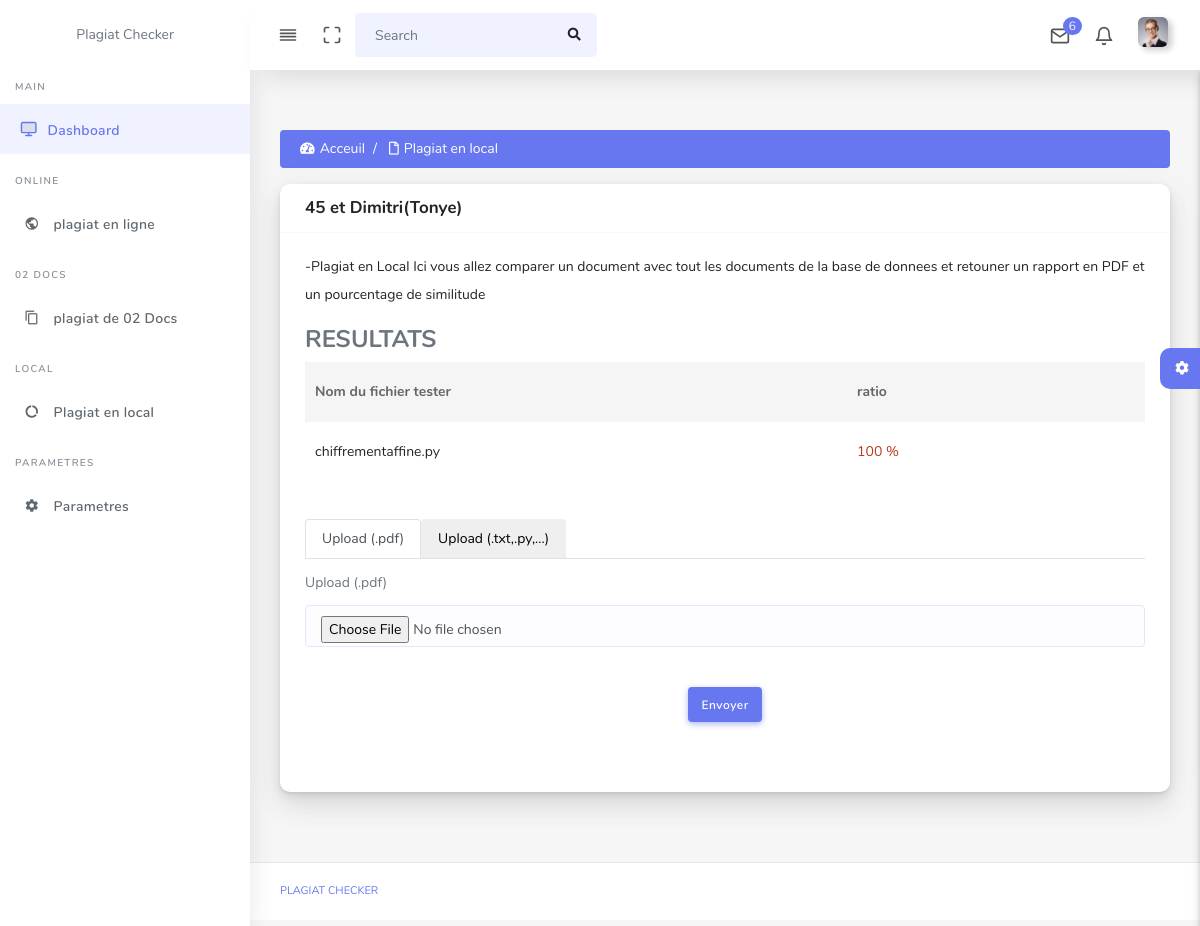
Before: /plagiatLocals/ with the older database file.
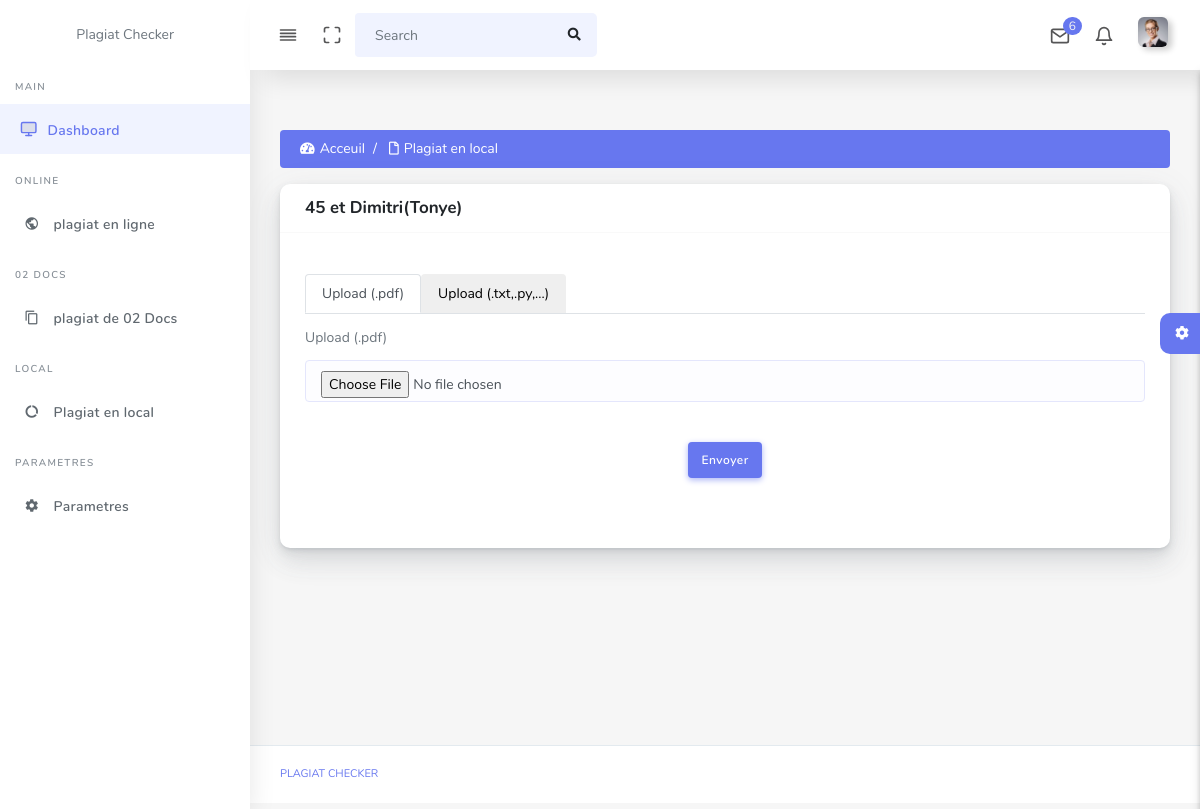
After: the same page with the newer database file.
### plagiatLocal/models.py (models this page shows)
class Rapport(models.Model):
    nomdoc = models.CharField(max_length=200)
    nomtest = models.CharField(max_length=200)
    color = models.CharField(max_length=200)
    ratio = models.IntegerField()
    idtest = models.IntegerField()
    class Meta:
        db_table = "rapport"

### plagiatLocal/views.py (the view)
# urls.py: path("plagiatLocals/", plagiatLocalResponse ,name="resultat"),
def plagiatLocalResponse(request):
    rapport_list = Rapport.objects.all()
    n='0'
    context = {
                'resultats': rapport_list
            }
    return render(request, "locale/results.html",context)

### plagiatLocal/templates/locale/results.html (shortened to what this page needs)
{% extends 'main-layout.html' %}
    {% load static %}
{% block content %}
    <div class="row">
        <div class="col-12">
            <nav aria-label="breadcrumb">
                <ol class="breadcrumb bg-primary text-white-all">
                <li class="breadcrumb-item"><a href="{% url 'index' %}"><i class="fas fa-tachometer-alt"></i>Acceuil</a></li>
                <li class="breadcrumb-item active" aria-current="page"><a href="#"><i class="far fa-file"></i>Plagiat en local</a></li>
                </ol>
            </nav>
        </div>
    </div>
    <div class="row clearfix">
        <div class="col-lg-12 col-md-12 col-sm-12 col-xs-12">
            <div class="card">
                <div class="card-header">
                        <h4>45 et Dimitri(Tonye)</h4>
                </div>
            <div class="card-body">
                {% if resultats %}
                <p >
                    -Plagiat en Local
                        Ici vous allez comparer un document avec tout les documents de la base de donnees et retouner un rapport en PDF et un pourcentage de similitude
                    </p>
                    <h4 class="modal-header-title">RESULTATS </h4>
                    <div class="row">
            <div class="col-md-12">
                <div class="table-wrap">
                    <table class="table">
                        <thead class="thead-dark">
                            <tr>
                                <th>Nom du fichier tester</th>
                                <th>ratio</th>
                                <th>&nbsp;</th>
                            </tr>
                        </thead>
                        <tbody>
                        {% for resultat in resultats %}
                                <tr>
                                    <td> {{ resultat.nomtest }} </td>
                                    <td><font COLOR=" {{ resultat.color }} " > <d>{{ resultat.ratio }} % </b></font></td>
                                </tr>
                        {% endfor %}
                        </tbody>
                    </table>
                </div>
                </div>
            </div>
            {% endif %}
                <nav>
                    <div class="nav nav-tabs" id="nav-tab" role="tablist">
                      <button class="nav-link active" id="nav-home-tab" data-toggle="tab" data-target="#nav-home" type="button" role="tab" aria-controls="nav-home" aria-selected="true">Upload (.pdf)</button>
                      <button class="nav-link" id="nav-profile-tab" data-toggle="tab" data-target="#nav-profile" type="button" role="tab" aria-controls="nav-profile" aria-selected="false">Upload (.txt,.py,...)</button>
                    </div>
                  </nav>
                  <div class="tab-content" id="nav-tabContent">
                    <div class="tab-pane fade show active" id="nav-home" role="tabpanel" aria-labelledby="nav-home-tab">
                        <form method = "POST" class="post-form" action = "{% url 'envoifichier' %}" enctype="multipart/form-data">
                            <label class="form-label" for="customFile"> Upload (.pdf)</label>
                            <input type="file" class="form-control" id="nomdoc" name="nomdoc"/>
                            <div class="mt-4 mb-4 p-3 align-center rt-sidebar-last-ele">
                                <button type="submit" class="btn btn-primary">
                                     Envoyer</button>
                            </div>
                        </form>
                    </div>
                  </div>
            </div>
            </div>
        </div>
    </div>
{% endblock %}

Changed rows visible on the page:
removed Rapport: nomtest "chiffrementaffine.py", ratio "100"
Other visible differences:
text no longer shown: "-Plagiat en Local Ici vous allez comparer un document avec tout les documents de la base de donnees et retouner un rapport en PDF et un pourcentage de similitude RESULTATS Nom du fichier tester ratio"
